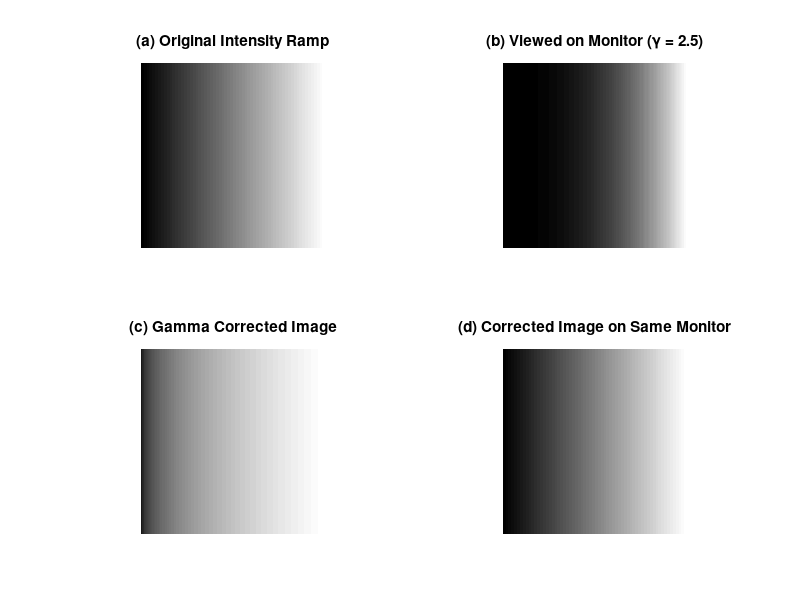

This figure's MATLAB source:
clc; clear; close all;
M = 256;
N = 256;
ramp = repmat(linspace(0,1,N), M, 1);
gamma_display = 2.5;
img_gamma_displayed = ramp .^ gamma_display;
gamma_correction = 1 / gamma_display;
gamma_corrected = ramp .^ gamma_correction;
gamma_corrected_displayed = gamma_corrected .^ gamma_display;
figure;

subplot(2,2,1);
imshow(ramp);
title('(a) Original Intensity Ramp');

subplot(2,2,2);
imshow(img_gamma_displayed);
title('(b) Viewed on Monitor (\gamma = 2.5)');

subplot(2,2,3);
imshow(gamma_corrected);
title('(c) Gamma Corrected Image');

subplot(2,2,4);
imshow(gamma_corrected_displayed);
title('(d) Corrected Image on Same Monitor');
